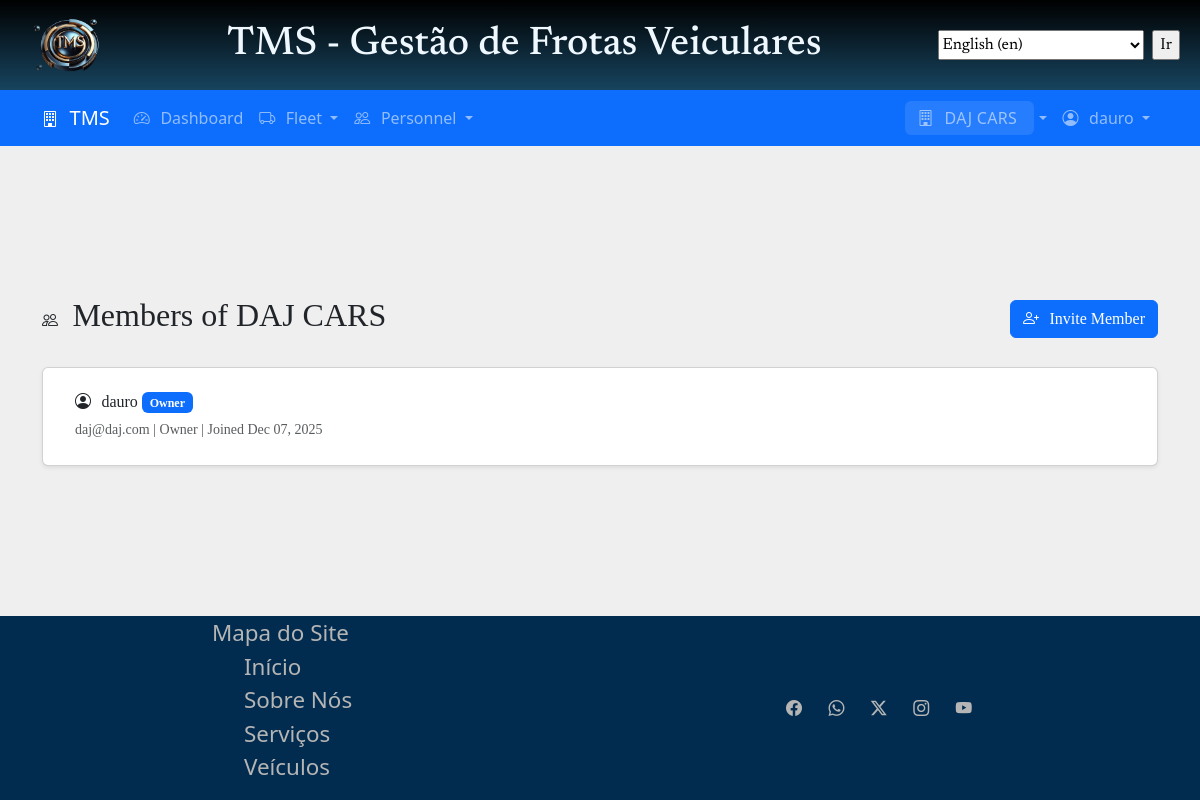
Screenshot of /tenants/b34ce3be-4df2-4b36-aea3-e8fefdb60b34/members/ (signed in) with the database file from the repository.
### tenants/models.py (models this page shows, shortened)
class Tenant(models.Model):
    PLAN_CHOICES = [
        ("free", _("Free")),
        ("basic", _("Basic")),
        ("premium", _("Premium")),
        ("entreprise", _("Enterprise")),
    ]
    id = models.UUIDField(primary_key=True, default=uuid.uuid4, editable=False)
    slug = models.SlugField(
        max_length=50,
        unique=True,
        help_text=_("Unique identifier for the tenant, used ni URLs and subdomains"),
    )
    name = models.CharField(max_length=200, help_text=_("Display name"))
    legal_name = models.CharField(max_length=200, help_text=_("Legal company name"))
    document = models.CharField(
        max_length=30,
        unique=True,
        help_text=_("Unique identifier like SSN or Tax ID, CPF or CNPJ"),
    )
    email = models.EmailField(unique=True)
    phone = models.CharField(max_length=30)
    address = models.CharField(max_length=250, null=True, blank=True)
    is_active = models.BooleanField(default=True)
    plan = models.CharField(max_length=20, choices=PLAN_CHOICES, default="free")
    created_at = models.DateTimeField(auto_now_add=True)
    updated_at = models.DateTimeField(auto_now=True)
    settings = models.JSONField(default=dict, blank=True, null=True)
    subscription_expires_at = models.DateTimeField(blank=True, null=True)
    objects = TenantManager()
    class Meta:
        db_table = "tenants"
        indexes = [
            models.Index(fields=["slug"]),
            models.Index(fields=["is_active", "plan"]),
        ]

class TenantUser(models.Model):
    ROLE_CHOICES = [
        ("owner", _("Owner")),
        ("admin", _("Administrator")),
        ("manager", _("Manager")),
        ("user", _("User")),
        ("viewer", _("Viewer")),
    ]
    id = models.UUIDField(primary_key=True, default=uuid.uuid4, editable=False)
    user = models.ForeignKey(
        settings.AUTH_USER_MODEL,
        on_delete=models.CASCADE,
        related_name="tenant_memberships",
    )
    tenant = models.ForeignKey(Tenant, on_delete=models.CASCADE, related_name="members")
    role = models.CharField(max_length=30, choices=ROLE_CHOICES, default="user")
    is_owner = models.BooleanField(default=False)
    permissions = models.JSONField(default=list, blank=True)
    joined_at = models.DateTimeField(auto_now_add=True)
    invited_by = models.ForeignKey(
        settings.AUTH_USER_MODEL,
        on_delete=models.CASCADE,
        blank=True,
        null=True,
        related_name="invitations_sent",
    )
    is_active = models.BooleanField(default=True)
    last_access = models.DateTimeField(blank=True, null=True)
    class Meta:
        db_table = "tenant_users"
        unique_together = ["user", "tenant"]
        indexes = [
            models.Index(fields=["tenant", "is_active"]),
            models.Index(fields=["user", "is_active"]),
        ]

### accounts/models.py (models this page shows, shortened)
class CustomUser(AbstractUser):
    id = models.UUIDField(primary_key=True, default=uuid.uuid4, editable=False)
    current_tenant = models.ForeignKey(
        'tenants.Tenant',
        on_delete=models.SET_NULL,
        null=True,
        blank=True,
        related_name='current_users',
        help_text=_('Currently active tenant for this user')
    )
    phone = models.CharField(max_length=20, blank=True, null=True)
    document_number = models.CharField(
        max_length=30,
        blank=True,
        null=True,
        help_text=_('Unique identifier like SSN or Tax ID, CPF or CNPJ')
    )
    document_type = models.CharField(
        max_length=6,
        blank=True,
        null=True,
        choices=[
            ('SSN', 'SSN'),
            ('TAXID', 'Tax ID'),
            ('CPF', 'CPF'),
            ('CNPJ', 'CNPJ')
        ],
        default='CPF'
    )
    last_login_tenant = models.ForeignKey(
        'tenants.Tenant',
        on_delete=models.SET_NULL,
        blank=True,
        null=True,
        related_name='last_login_users',
    )
    created_at = models.DateTimeField(auto_now_add=True)
    updated_at = models.DateTimeField(auto_now=True)
    class Meta:
        db_table = 'users'
        indexes = [
            models.Index(fields=['email']),
            models.Index(fields=['document_number'])
        ]
    def get_tenants(self):
        return Tenant.objects.filter(
            members__user=self,
            members__is_active=True,
            is_active=True
        ).distinct()
    def has_tenant_permission(self, tenant, permission=None):
        if self.is_superuser:
            return True

### tenants/views.py (the view)
class TenantMemberListView(LoginRequiredMixin, ListView):
    template_name = 'tenants/members_list.html'
    context_object_name = 'members'
    paginate_by = 20
    def get_queryset(self):
        tenant_id = self.kwargs.get('tenant_id')
        tenant = get_object_or_404(Tenant, id=tenant_id, is_active=True)
        if not self.request.user.has_tenant_permission(tenant):
            raise PermissionDenied(_("You don't have access to this tenant."))
        return tenant.members.filter(is_active=True).select_related(
            'user'
        ).order_by('-is_owner', '-joined_at')
    def get_context_data(self, **kwargs):
        context = super().get_context_data(**kwargs)
        tenant_id = self.kwargs.get('tenant_id')
        tenant = get_object_or_404(Tenant, id=tenant_id)
        context['tenant'] = tenant
        context['pending_invitations'] = tenant.invitations.filter(
            accepted_at__isnull=True,
            expires_at__gt=timezone.now()
        ).order_by('-created_at')
        try:
            membership = TenantUser.objects.get(
                user=self.request.user,
                tenant=tenant,
                is_active=True
            )
            context['is_owner'] = membership.is_owner
        except TenantUser.DoesNotExist:
            context['is_owner'] = False
        return context

### tenants/context_processors.py (called while the page is built)
def tenant_context(request):
    context = {
        "current_tenant": None,
        "user_tenants": [],
        "is_tenant_owner": False,
        "tenant_role": None,
    }
    if hasattr(request, "tenant") and request.tenant:
        context["current_tenant"] = request.tenant
        if request.user.is_authenticated:
            context["user_tenants"] = request.user.get_tenants()
            try:
                membership = TenantUser.objects.get(
                    user=request.user, tenant=request.tenant, is_active=True
                )
                context["is_tenant_owner"] = membership.is_owner
                context["tenant_role"] = membership.role
            except TenantUser.DoesNotExist:
                pass
    return context

### templates/tenants/members_list.html (shortened to what this page needs)
{% extends 'base.html' %}
{% load static i18n l10n %}
{% block content %}
<div class="container">
  <div class="d-flex justify-content-between align-items-center mb-4">
    <h2><i class="bi bi-people"></i> {% translate 'Members of' %} {{ tenant.name }}</h2>
    {% if is_owner %}
    <a href="{% url 'tenants:invite' tenant.id %}" class="btn btn-primary">
      <i class="bi bi-person-plus"></i> {% translate 'Invite Member' %}
    </a>
    {% endif %}
  </div>
  <div class="card shadow-sm">
    <div class="card-body">
      <div class="list-group list-group-flush">
        {% for member in members %}
        <div class="list-group-item">
          <div class="d-flex justify-content-between align-items-center">
            <div>
              <h6 class="mb-1">
                <i class="bi bi-person-circle"></i>
                {{ member.user.get_full_name|default:member.user.username }}
                {% if member.is_owner %}
                <span class="badge bg-primary">{% translate 'Owner' %}</span>
                {% endif %}
              </h6>
              <small class="text-muted">
                {{ member.user.email }} |
                {{ member.get_role_display }} |
                Joined {{ member.joined_at|date:"M d, Y" }}
              </small>
            </div>
          </div>
        </div>
        {% empty %}
        <div class="text-center py-4">
          <p class="text-muted">{% translate 'No members yet' %}</p>
        </div>
        {% endfor %}
      </div>
    </div>
  </div>
</div>
{% endblock %}

### templates/components/_navbar.html (shortened to what this page needs)
{% load static i18n l10n %}
<link rel="stylesheet" href="{% static 'css/navbar.css' %}">
<nav class="navbar navbar-expand-lg navbar-dark bg-primary">
  <div class="container">
    <a class="navbar-brand" href="{% url 'home' %}">
      <i class="bi bi-building"></i> TMS
    </a>
    <div class="collapse navbar-collapse" id="navbarNav">
      <ul class="navbar-nav me-auto">
        {% if user.is_authenticated %}
        <li class="nav-item">
          <a class="nav-link" href="{% url 'dashboard' %}">
            <i class="bi bi-speedometer2"></i> Dashboard
          </a>
        </li>
        {% if current_tenant %}
        <li class="nav-item dropdown">
          <a class="nav-link dropdown-toggle" href="#" role="button" data-bs-toggle="dropdown">
            <i class="bi bi-truck"></i> Fleet
          </a>
        </li>
        <li class="nav-item dropdown">
          <a class="nav-link dropdown-toggle" href="#" role="button" data-bs-toggle="dropdown">
            <i class="bi bi-people"></i> Personnel
          </a>
        </li>
        {% endif %}
        {% endif %}
      </ul>
      <ul class="navbar-nav">
        {% if user.is_authenticated %}
        {% if current_tenant %}
        <li class="nav-item dropdown">
          <a class="nav-link dropdown-toggle" href="#" role="button" data-bs-toggle="dropdown">
            <span class="tenant-badge">
              <i class="bi bi-building"></i> {{ current_tenant.name }}
            </span>
          </a>
        </li>
        {% else %}
        <li class="nav-item">
          <a class="nav-link" href="{% url 'tenants:select' %}">
            <i class="bi bi-building"></i> Select Tenant
          </a>
        </li>
        {% endif %}
        <li class="nav-item dropdown">
          <a class="nav-link dropdown-toggle" href="#" role="button" data-bs-toggle="dropdown">
            <i class="bi bi-person-circle"></i> {{ user.get_full_name|default:user.username }}
          </a>
        </li>
        {% endif %}
      </ul>
    </div>
  </div>
</nav>

### static/css/base.css (style rules this page uses)
html { box-sizing: border-box; padding: 0; margin: 0; }
body { display: flex; flex-direction: column; min-height: 100vh; }

### static/css/navbar.css (style rules this page uses)
.tenant-badge { background: rgba(255, 255, 255, 0.1); padding: 0.4rem 0.8rem; border-radius: 6px; font-weight: 500; letter-spacing: 0.02em; }
.bi { margin-right: 0.4rem; font-size: 1rem; }

### rows the page displays
Tenant: name "DAJ CARS"
CustomUser: get_full_name "dauro"
TenantUser: user.get_full_name "dauro", user.email "daj@daj.com", role "Owner", joined_at "Dec 07, 2025"

### other values shown
form field language "English (en)"
